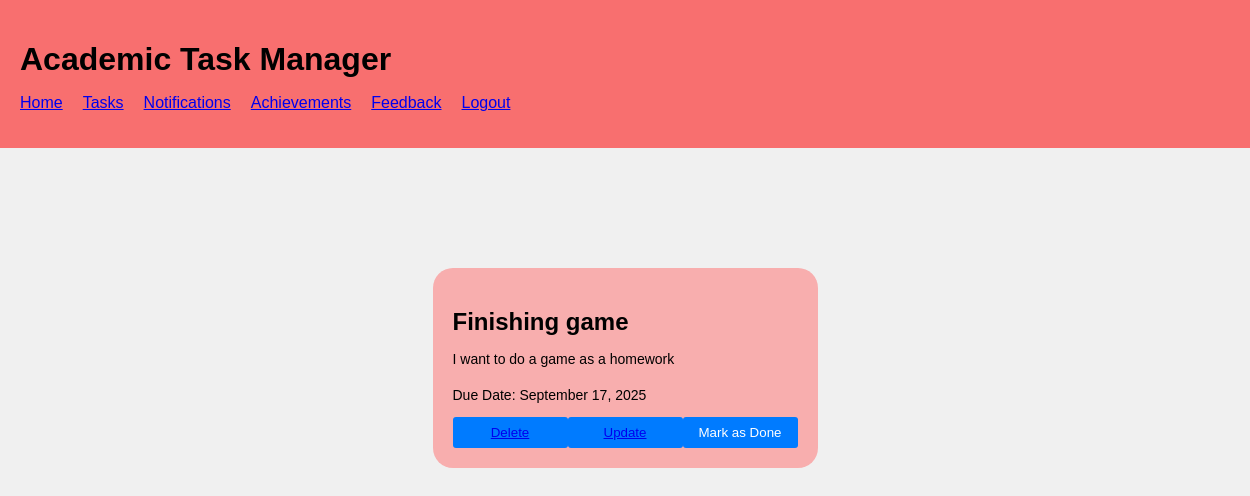
/task_information/3 (signed in), run on the app's committed database.
### app.py (models this page shows, shortened)
class Todo(db.Model):
    id = db.Column(db.Integer, primary_key=True)
    task_name = db.Column(db.String(50), nullable=False)
    content = db.Column(db.String(200), nullable=False)
    date_created = db.Column(db.DateTime, default=datetime.utcnow)
    user_id = db.Column(db.Integer, nullable=False)

### app.py (the view)
@app.route('/task_information/<int:id>', methods=['GET', 'POST'])
@login_required
def task_information(id):
    if request.method == 'POST':
        task = Todo.query.get_or_404(id)
        task.task_name = request.form['task-name']
        task.content = request.form['task-description']
        task.date_created = datetime.strptime(request.form['due-date'], "%Y-%m-%d")
        db.session.commit()
        flash('Task modified!')
        return redirect('/tasks')
    else:
        task = Todo.query.get_or_404(id)
    return render_template('TaskInformation.html', task=task)

### app.py (called while the page is built)
@login_manager.user_loader
def load_user(user_id):
    return User.query.get(int(user_id))

### templates/TaskInformation.html (shortened to what this page needs)
{% extends 'base.html' %}
{% block body %}
<section class="add-update-section">
    <div class="Update-main-content">
        <div class="task-details">
            <h2>{{ task.task_name }}</h2>
            <div class="task-description">
                <p>{{ task.content }}</p>
            </div>
            <p>Due Date: {{ task.date_created.strftime('%B %d, %Y') }}</p>
            <div class="task-actions">
                <button class="delete-task"><a href="/delete/{{ task.id }}">Delete</a></button>
                <button class="update-task"> <a href="/update/{{ task.id }}">Update</a></button>
                <button class="mark-done">Mark as Done</button>
            </div>
        </div>
    </div>
</section>
{% endblock %}

### static/css/main.css (style rules this page uses)
body { font-family: sans-serif; }
body { font-family: Arial, sans-serif; margin: 0; padding: 0; height: 100vh; background-color: #f0f0f0; display: flex; justify-content: center; align-items: center; }
button { display: block; width: 100%; padding: 10px; background-color: #007bff; color: #fff; border: none; border-radius: 3px; cursor: pointer; transition: background-color 0.3s ease; }
p { margin-top: 15px; font-size: 14px; }
body { font-family: Arial, sans-serif; margin: 0; padding: 0; }
button { padding: 10px 20px; background-color: #007bff; color: #fff; border: none; border-radius: 3px; cursor: pointer; transition: background-color 0.3s ease; }
.task-actions { display: flex; align-items: center; }
.mark-done { padding: 8px 16px; background-color: #007bff; color: #fff; border: none; border-radius: 3px; cursor: pointer; transition: background-color 0.3s ease; }
.Update-main-content { display: block; justify-content: center; align-items: center; height: 100vh; }
.add-update-section { padding: 8%; margin-left: 25%; margin-right: 25%; }
.task-details { background-color: #f8aeae; padding: 20px; border-radius: 20px; display: block; margin: 20px; }
.task-details h2 { font-size: 24px; margin-bottom: 10px; }
.task-description p { margin-bottom: 20px; }
.task-actions { display: flex; justify-content: space-between; align-items: center; }
.task-actions button { padding: 8px 16px; border: none; border-radius: 3px; cursor: pointer; transition: background-color 0.3s ease; }

### data on the page
Todo: task_name "Finishing game", content "I want to do a game as a homework", date_created "September 17, 2025"
